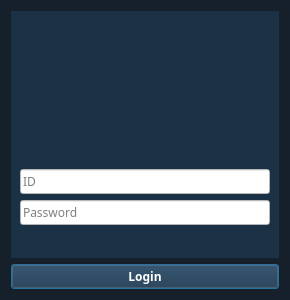
<?xml version="1.0" encoding="UTF-8"?>
<ui version="4.0">
 <class>Dialog</class>
 <widget class="QDialog" name="Dialog">
  <property name="geometry">
   <rect>
    <x>0</x>
    <y>0</y>
    <width>290</width>
    <height>300</height>
   </rect>
  </property>
  <property name="windowTitle">
   <string>Login</string>
  </property>
  <property name="styleSheet">
   <string notr="true">background-color:rgb(22,32,42);</string>
  </property>
  <layout class="QGridLayout" name="gridLayout">
   <item row="0" column="0">
    <widget class="QWidget" name="gridWidget" native="true">
     <property name="font">
      <font>
       <family>Noto Sans</family>
      </font>
     </property>
     <property name="styleSheet">
      <string notr="true">background-color:rgb(27,49,70);</string>
     </property>
     <layout class="QGridLayout" name="gridLayout_2">
      <item row="2" column="0">
       <widget class="QLineEdit" name="id_lineEdit">
        <property name="font">
         <font>
          <family>Noto Sans</family>
         </font>
        </property>
        <property name="styleSheet">
         <string notr="true">background-color: #ffffff;</string>
        </property>
        <property name="placeholderText">
         <string>ID</string>
        </property>
       </widget>
      </item>
      <item row="5" column="0">
       <widget class="QLabel" name="alert_label">
        <property name="enabled">
         <bool>true</bool>
        </property>
        <property name="sizePolicy">
         <sizepolicy hsizetype="Preferred" vsizetype="Maximum">
          <horstretch>0</horstretch>
          <verstretch>0</verstretch>
         </sizepolicy>
        </property>
        <property name="font">
         <font>
          <family>Noto Sans KR Medium</family>
          <pointsize>10</pointsize>
         </font>
        </property>
        <property name="styleSheet">
         <string notr="true">color:#ff0000;</string>
        </property>
        <property name="frameShadow">
         <enum>QFrame::Plain</enum>
        </property>
        <property name="text">
         <string/>
        </property>
        <property name="textFormat">
         <enum>Qt::AutoText</enum>
        </property>
        <property name="alignment">
         <set>Qt::AlignCenter</set>
        </property>
       </widget>
      </item>
      <item row="3" column="0">
       <widget class="QLineEdit" name="pw_lineEdit">
        <property name="font">
         <font>
          <family>Noto Sans</family>
         </font>
        </property>
        <property name="styleSheet">
         <string notr="true">background-color: #ffffff;</string>
        </property>
        <property name="echoMode">
         <enum>QLineEdit::Password</enum>
        </property>
        <property name="placeholderText">
         <string>Password</string>
        </property>
       </widget>
      </item>
      <item row="0" column="0">
       <widget class="QPushButton" name="sijunglogo">
        <property name="sizePolicy">
         <sizepolicy hsizetype="Preferred" vsizetype="Preferred">
          <horstretch>0</horstretch>
          <verstretch>0</verstretch>
         </sizepolicy>
        </property>
        <property name="text">
         <string/>
        </property>
        <property name="icon">
         <iconset>
          <normaloff>asset/f_logo.png</normaloff>asset/f_logo.png</iconset>
        </property>
        <property name="iconSize">
         <size>
          <width>170</width>
          <height>90</height>
         </size>
        </property>
        <property name="checkable">
         <bool>false</bool>
        </property>
        <property name="autoDefault">
         <bool>false</bool>
        </property>
        <property name="default">
         <bool>false</bool>
        </property>
        <property name="flat">
         <bool>true</bool>
        </property>
       </widget>
      </item>
     </layout>
    </widget>
   </item>
   <item row="1" column="0">
    <widget class="QPushButton" name="login_button">
     <property name="font">
      <font>
       <family>Noto Sans</family>
       <weight>75</weight>
       <bold>true</bold>
      </font>
     </property>
     <property name="styleSheet">
      <string notr="true">background-color:rgb(27,49,70);color:#ffffff;</string>
     </property>
     <property name="text">
      <string>Login</string>
     </property>
    </widget>
   </item>
  </layout>
 </widget>
 <resources/>
 <connections/>
</ui>
